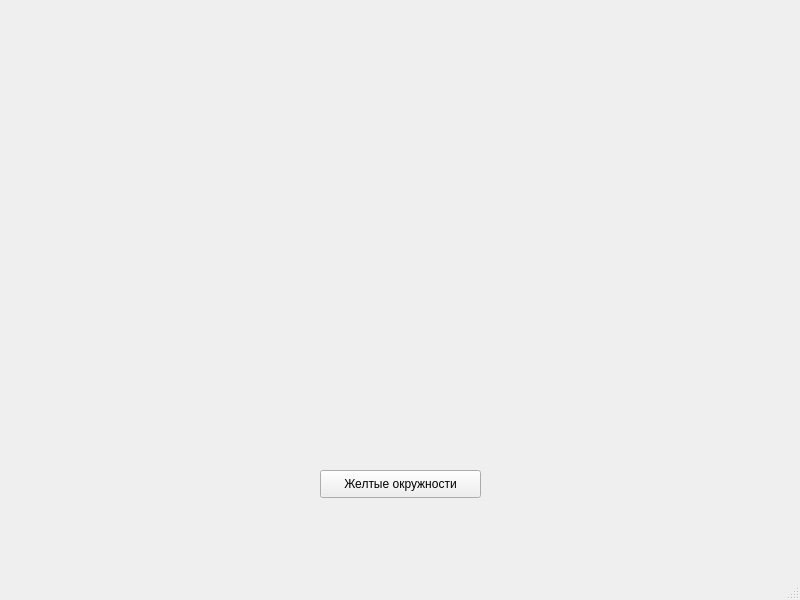
<?xml version="1.0" encoding="UTF-8"?>
<ui version="4.0">
 <class>MainWindow</class>
 <widget class="QMainWindow" name="MainWindow">
  <property name="geometry">
   <rect>
    <x>0</x>
    <y>0</y>
    <width>800</width>
    <height>600</height>
   </rect>
  </property>
  <property name="windowTitle">
   <string>MainWindow</string>
  </property>
  <widget class="QWidget" name="centralwidget">
   <widget class="QPushButton" name="btnOK">
    <property name="geometry">
     <rect>
      <x>320</x>
      <y>470</y>
      <width>161</width>
      <height>28</height>
     </rect>
    </property>
    <property name="text">
     <string>Желтые окружности</string>
    </property>
   </widget>
  </widget>
  <widget class="QMenuBar" name="menubar">
   <property name="geometry">
    <rect>
     <x>0</x>
     <y>0</y>
     <width>800</width>
     <height>26</height>
    </rect>
   </property>
  </widget>
  <widget class="QStatusBar" name="statusbar"/>
 </widget>
 <resources/>
 <connections/>
</ui>
